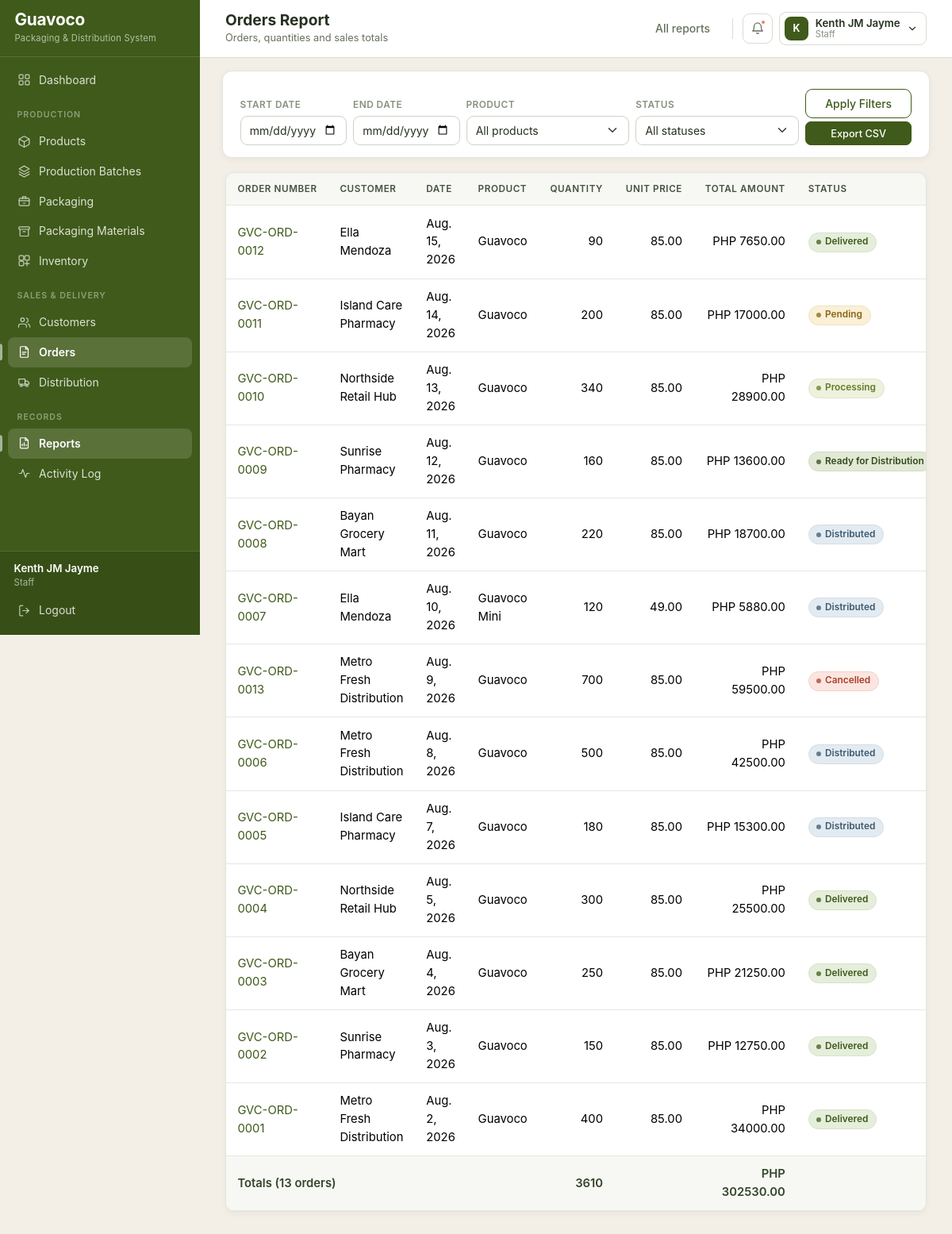
Screenshot of /reports/orders/ (signed in) with the database file from the repository.
### core/models.py (models this page shows, shortened)
class Order(models.Model):
    STATUS_PENDING = 'Pending'
    STATUS_PROCESSING = 'Processing'
    STATUS_READY = 'Ready for Distribution'
    STATUS_DISTRIBUTED = 'Distributed'
    STATUS_DELIVERED = 'Delivered'
    STATUS_CANCELLED = 'Cancelled'
    STATUS_CHOICES = [
        (STATUS_PENDING, STATUS_PENDING),
        (STATUS_PROCESSING, STATUS_PROCESSING),
        (STATUS_READY, STATUS_READY),
        (STATUS_DISTRIBUTED, STATUS_DISTRIBUTED),
        (STATUS_DELIVERED, STATUS_DELIVERED),
        (STATUS_CANCELLED, STATUS_CANCELLED),
    ]
    CLOSED_STATUSES = [STATUS_DISTRIBUTED, STATUS_DELIVERED, STATUS_CANCELLED]
    order_number = models.CharField(max_length=30, unique=True, blank=True)
    customer = models.ForeignKey(Customer, on_delete=models.PROTECT, related_name='orders')
    order_date = models.DateField(default=timezone.localdate)
    product = models.ForeignKey(Product, on_delete=models.PROTECT, related_name='orders')
    quantity = models.PositiveIntegerField(validators=[MinValueValidator(1)])
    unit_price = models.DecimalField(
        max_digits=10, decimal_places=2, validators=[MinValueValidator(0)]
    )
    total_amount = models.DecimalField(max_digits=12, decimal_places=2, default=0)
    status = models.CharField(max_length=30, choices=STATUS_CHOICES, default=STATUS_PENDING)
    notes = models.TextField(blank=True)
    created_at = models.DateTimeField(auto_now_add=True)
    class Meta:
        ordering = ['-order_date', '-id']

class Customer(models.Model):
    TYPE_CHOICES = [
        ('Distributor', 'Distributor'),
        ('Retailer', 'Retailer'),
        ('Pharmacy', 'Pharmacy'),
        ('Grocery Store', 'Grocery Store'),
        ('Direct Customer', 'Direct Customer'),
    ]
    customer_id = models.CharField(max_length=30, unique=True, blank=True)
    business_name = models.CharField(max_length=150)
    contact_person = models.CharField(max_length=100)
    phone_number = models.CharField(max_length=30)
    email = models.EmailField(blank=True)
    address = models.TextField(blank=True)
    customer_type = models.CharField(max_length=30, choices=TYPE_CHOICES, default='Distributor')
    is_active = models.BooleanField(default=True)
    created_at = models.DateTimeField(auto_now_add=True)
    class Meta:
        ordering = ['business_name']

class Product(models.Model):
    name = models.CharField(max_length=100)
    sku = models.CharField('SKU', max_length=50, unique=True)
    description = models.TextField(blank=True)
    size = models.CharField('Product size', max_length=50, help_text='For example: 100g tube')
    selling_price = models.DecimalField(
        max_digits=10, decimal_places=2, validators=[MinValueValidator(0)]
    )
    reorder_level = models.PositiveIntegerField(
        default=100, help_text='Warn when available stock falls to this level.'
    )
    is_active = models.BooleanField(default=True)
    created_at = models.DateTimeField(auto_now_add=True)
    class Meta:
        ordering = ['name']
    @property
    def current_stock(self):
        total = self.inventory_rows.aggregate(total=models.Sum('quantity_available'))['total']
        return total or 0
    @property
    def is_low_stock(self):
        return self.current_stock <= self.reorder_level

### core/views/reports.py (the view, shortened to what this page needs)
# urls.py: path('reports/orders/', reports.orders_report, name='orders_report'),
@login_required
def orders_report(request):
    filters = read_filters(request)
    orders = Order.objects.select_related('customer', 'product')
    orders = apply_date_range(orders, 'order_date', filters)
    if filters['product']:
        orders = orders.filter(product_id=filters['product'])
    if filters['status']:
        orders = orders.filter(status=filters['status'])
    totals = orders.aggregate(quantity=Sum('quantity'), amount=Sum('total_amount'))
    context = base_context('Orders Report', filters, Order.STATUS_CHOICES)
    context.update({'orders': orders, 'totals': totals})
    return render(request, 'reports/orders_report.html', context)

### core/context_processors.py (called while the page is built)
def user_role(request):
    if not hasattr(request, 'user'):
        return {}
    admin = is_administrator(request.user)
    url_name = getattr(request.resolver_match, 'url_name', '') if request.resolver_match else ''
    return {
        'is_admin': admin,
        'user_role': 'Administrator' if admin else 'Staff',
        'page_subtitle': PAGE_SUBTITLES.get(url_name, ''),
    }

def alerts(request):
    if not hasattr(request, 'user') or not request.user.is_authenticated:
        return {}
    from .models import Inventory, PackagingMaterial, Product
    low_products = [p for p in Product.objects.filter(is_active=True) if p.is_low_stock]
    low_materials = [m for m in PackagingMaterial.objects.filter(is_active=True)
                     if m.is_low_stock]
    today = timezone.localdate()
    expiring = list(
        Inventory.objects.filter(
            quantity_available__gt=0,
            expiration_date__lte=today + timedelta(days=30),
        ).select_related('batch', 'product').order_by('expiration_date')[:5]
    )
    return {
        'alert_low_products': low_products[:5],
        'alert_low_materials': low_materials[:5],
        'alert_expiring': expiring,
        'alert_count': len(low_products) + len(low_materials) + len(expiring),
    }

### core/models.py (called while the page is built)
def expiry_state_for(expiration_date):
    if expiration_date is None:
        return 'Safe'
    days_left = (expiration_date - timezone.localdate()).days
    if days_left < 0:
        return 'Expired'
    if days_left <= 30:
        return 'Expiring in 30 Days'
    if days_left <= 60:
        return 'Expiring in 60 Days'
    return 'Safe'

    @property
    def is_low_stock(self):
        return self.quantity_available <= self.reorder_level

    @property
    def expiry_state(self):
        return expiry_state_for(self.expiration_date)

### core/permissions.py (called while the page is built)
def is_administrator(user):
    return user.is_authenticated and (
        user.is_superuser or user.groups.filter(name=ADMIN_GROUP).exists()
    )

### core/templatetags/guavoco_extras.py (called while the page is built)
@register.filter
def badge(status):
    return BADGE_TONES.get(str(status), 'neutral')

### core/views/reports.py (called while the page is built)
def read_filters(request):
    return {
        'start': request.GET.get('start', ''),
        'end': request.GET.get('end', ''),
        'product': request.GET.get('product', ''),
        'status': request.GET.get('status', ''),
    }

def base_context(title, filters, status_choices=None):
    return {
        'page_title': title,
        'filters': filters,
        'products': Product.objects.all(),
        'status_choices': status_choices or [],
    }

### templates/reports/orders_report.html
{% extends "base.html" %}
{% load guavoco_extras %}
{% block header_actions %}
    <a href="{% url 'report_index' %}" class="btn btn-link">All reports</a>
{% endblock %}
{% block content %}
{% include "reports/_filter_bar.html" %}
<div class="table-scroll">
    <table class="table table-sm table-hover align-middle">
        <thead>
            <tr>
                <th>Order Number</th><th>Customer</th><th>Date</th><th>Product</th>
                <th class="text-end">Quantity</th><th class="text-end">Unit Price</th>
                <th class="text-end">Total Amount</th><th>Status</th>
            </tr>
        </thead>
        <tbody>
            {% for order in orders %}
                <tr>
                    <td><a href="{% url 'order_detail' order.pk %}">{{ order.order_number }}</a></td>
                    <td>{{ order.customer.business_name }}</td>
                    <td>{{ order.order_date }}</td>
                    <td>{{ order.product.name }}</td>
                    <td class="text-end">{{ order.quantity }}</td>
                    <td class="text-end">{{ order.unit_price|floatformat:2 }}</td>
                    <td class="text-end">PHP {{ order.total_amount|floatformat:2 }}</td>
                    <td>{% include "components/status_badge.html" with status=order.status %}</td>
                </tr>
            {% empty %}
                <tr><td colspan="8" class="empty-state">No orders match these filters.</td></tr>
            {% endfor %}
        </tbody>
        {% if orders %}
            <tfoot>
                <tr class="fw-semibold">
                    <td colspan="4">Totals ({{ orders|length }} orders)</td>
                    <td class="text-end">{{ totals.quantity|default:0 }}</td>
                    <td></td>
                    <td class="text-end">PHP {{ totals.amount|default:0|floatformat:2 }}</td>
                    <td></td>
                </tr>
            </tfoot>
        {% endif %}
    </table>
</div>
{% endblock %}

### templates/base.html (shortened to what this page needs)
{% load static %}
<!DOCTYPE html>
<html lang="en">
<head>
    <link rel="stylesheet" href="{% static 'vendor/bootstrap.min.css' %}">
    <link rel="stylesheet" href="{% static 'css/guavoco-theme.css' %}">
</head>
<body>
<nav class="sidebar">
    <div class="brand">
        <div>
            <div class="brand-name">Guavoco</div>
            <small class="brand-subtitle">Packaging &amp; Distribution System</small>
        </div>
    </div>
    <div class="collapse sidebar-body" id="sidebarBody">
        <ul class="nav flex-column sidebar-menu">
            <li class="nav-item">
                <a class="nav-link {% if request.resolver_match.url_name == 'dashboard' %}active{% endif %}"
                   href="{% url 'dashboard' %}">
                    <svg class="gv-icon"><use href="#i-grid"></use></svg> Dashboard
                </a>
            </li>
            <li class="nav-section">Production</li>
            <li class="nav-item">
                <a class="nav-link {% if 'product' in request.resolver_match.url_name %}active{% endif %}"
                   href="{% url 'product_list' %}">
                    <svg class="gv-icon"><use href="#i-package"></use></svg> Products
                </a>
            </li>
            <li class="nav-item">
                <a class="nav-link {% if 'batch' in request.resolver_match.url_name %}active{% endif %}"
                   href="{% url 'batch_list' %}">
                    <svg class="gv-icon"><use href="#i-layers"></use></svg> Production Batches
                </a>
            </li>
            <li class="nav-item">
                <a class="nav-link {% if 'packaging' in request.resolver_match.url_name %}active{% endif %}"
                   href="{% url 'packaging_list' %}">
                    <svg class="gv-icon"><use href="#i-box"></use></svg> Packaging
                </a>
            </li>
            <li class="nav-item">
                <a class="nav-link {% if 'material' in request.resolver_match.url_name %}active{% endif %}"
                   href="{% url 'material_list' %}">
                    <svg class="gv-icon"><use href="#i-archive"></use></svg> Packaging Materials
                </a>
            </li>
            <li class="nav-item">
                <a class="nav-link {% if 'inventory' in request.resolver_match.url_name %}active{% endif %}"
                   href="{% url 'inventory_list' %}">
                    <svg class="gv-icon"><use href="#i-inventory"></use></svg> Inventory
                </a>
            </li>
            <li class="nav-section">Sales &amp; Delivery</li>
            <li class="nav-item">
                <a class="nav-link {% if 'customer' in request.resolver_match.url_name %}active{% endif %}"
                   href="{% url 'customer_list' %}">
                    <svg class="gv-icon"><use href="#i-users"></use></svg> Customers
                </a>
            </li>
            <li class="nav-item">
                <a class="nav-link {% if 'order' in request.resolver_match.url_name %}active{% endif %}"
                   href="{% url 'order_list' %}">
                    <svg class="gv-icon"><use href="#i-orders"></use></svg> Orders
                </a>
            </li>
            <li class="nav-item">
                <a class="nav-link {% if 'distribut' in request.resolver_match.url_name or 'delivery' in request.resolver_match.url_name %}active{% endif %}"
                   href="{% url 'distribution_list' %}">
                    <svg class="gv-icon"><use href="#i-truck"></use></svg> Distribution
                </a>
            </li>
            <li class="nav-section">Records</li>
            <li class="nav-item">
                <a class="nav-link {% if 'report' in request.resolver_match.url_name or 'traceability' in request.resolver_match.url_name %}active{% endif %}"
                   href="{% url 'report_index' %}">
                    <svg class="gv-icon"><use href="#i-report"></use></svg> Reports
                </a>
            </li>
            <li class="nav-item">
                <a class="nav-link {% if request.resolver_match.url_name == 'activity_log' %}active{% endif %}"
                   href="{% url 'activity_log' %}">
                    <svg class="gv-icon"><use href="#i-activity"></use></svg> Activity Log
                </a>
            </li>
        </ul>
        <div class="sidebar-footer">
            <div class="px-2">
                <div class="account-name">{{ user.get_full_name|default:user.username }}</div>
                <div class="account-role">{{ user_role }}</div>
            </div>
            <form method="post" action="{% url 'logout' %}">
                <button type="submit" class="nav-link">
                    <svg class="gv-icon"><use href="#i-logout"></use></svg> Logout
                </button>
            </form>
        </div>
    </div>
</nav>
<div class="app-shell">
    <header class="topbar">
        <div class="topbar-titles">
            <h1 class="page-title">{% block heading %}{{ page_title }}{% endblock %}</h1>
            {% block subtitle %}
                {% if page_subtitle %}<p class="page-subtitle">{{ page_subtitle }}</p>{% endif %}
            {% endblock %}
        </div>
        <div class="topbar-actions">
            {% block header_actions %}{% endblock %}
            <div class="dropdown">
                <a class="topbar-bell" href="#" role="button" data-bs-toggle="dropdown"
                   aria-expanded="false" aria-label="Notifications">
                    <svg class="gv-icon"><use href="#i-bell"></use></svg>
                    {% if alert_count %}<span class="bell-dot"></span>{% endif %}
                </a>
            </div>
            <div class="dropdown">
                <a class="user-chip" href="#" role="button" data-bs-toggle="dropdown"
                   aria-expanded="false">
                    <span class="user-avatar">
                        {{ user.get_full_name|default:user.username|slice:":1"|upper }}
                    </span>
                    <span>
                        <span class="user-name d-block">
                            {{ user.get_full_name|default:user.username }}
                        </span>
                        <span class="user-role d-block">{{ user_role }}</span>
                    </span>
                    <svg class="gv-icon" style="width:14px;height:14px;">
                        <use href="#i-chevron-down"></use></svg>
                </a>
            </div>
        </div>
    </header>
    <main class="main-content">
        {% block content %}{% endblock %}
    </main>
</div>
</body>
</html>

### templates/components/status_badge.html (shortened to what this page needs)
{% load guavoco_extras %}<span class="gv-badge gv-badge--{{ status|badge }}">{{ status }}</span>

### rows the page displays
Order: order_number "GVC-ORD-0012", customer.business_name "Ella Mendoza", order_date "Aug. 15, 2026", product.name "Guavoco", quantity "90", unit_price "85.00", total_amount "7650.00", status "Delivered"
Order: order_number "GVC-ORD-0011", customer.business_name "Island Care Pharmacy", order_date "Aug. 14, 2026", product.name "Guavoco", quantity "200", unit_price "85.00", total_amount "17000.00", status "Pending"
Order: order_number "GVC-ORD-0010", customer.business_name "Northside Retail Hub", order_date "Aug. 13, 2026", product.name "Guavoco", quantity "340", unit_price "85.00", total_amount "28900.00", status "Processing"
Order: order_number "GVC-ORD-0009", customer.business_name "Sunrise Pharmacy", order_date "Aug. 12, 2026", product.name "Guavoco", quantity "160", unit_price "85.00", total_amount "13600.00", status "Ready for Distribution"
Order: order_number "GVC-ORD-0008", customer.business_name "Bayan Grocery Mart", order_date "Aug. 11, 2026", product.name "Guavoco", quantity "220", unit_price "85.00", total_amount "18700.00", status "Distributed"
Order: order_number "GVC-ORD-0007", customer.business_name "Ella Mendoza", order_date "Aug. 10, 2026", product.name "Guavoco Mini", quantity "120", unit_price "49.00", total_amount "5880.00", status "Distributed"
Order: order_number "GVC-ORD-0013", customer.business_name "Metro Fresh Distribution", order_date "Aug. 9, 2026", product.name "Guavoco", quantity "700", unit_price "85.00", total_amount "59500.00", status "Cancelled"
Order: order_number "GVC-ORD-0006", customer.business_name "Metro Fresh Distribution", order_date "Aug. 8, 2026", product.name "Guavoco", quantity "500", unit_price "85.00", total_amount "42500.00", status "Distributed"
Order: order_number "GVC-ORD-0005", customer.business_name "Island Care Pharmacy", order_date "Aug. 7, 2026", product.name "Guavoco", quantity "180", unit_price "85.00", total_amount "15300.00", status "Distributed"
Order: order_number "GVC-ORD-0004", customer.business_name "Northside Retail Hub", order_date "Aug. 5, 2026", product.name "Guavoco", quantity "300", unit_price "85.00", total_amount "25500.00", status "Delivered"
Order: order_number "GVC-ORD-0003", customer.business_name "Bayan Grocery Mart", order_date "Aug. 4, 2026", product.name "Guavoco", quantity "250", unit_price "85.00", total_amount "21250.00", status "Delivered"
Order: order_number "GVC-ORD-0002", customer.business_name "Sunrise Pharmacy", order_date "Aug. 3, 2026", product.name "Guavoco", quantity "150", unit_price "85.00", total_amount "12750.00", status "Delivered"
Order: order_number "GVC-ORD-0001", customer.business_name "Metro Fresh Distribution", order_date "Aug. 2, 2026", product.name "Guavoco", quantity "400", unit_price "85.00", total_amount "34000.00", status "Delivered"

### other values shown
{{ user.get_full_name|default:user.username }} "Kenth JM Jayme"
{{ user_role }} "Staff"
{{ page_title }} "Orders Report"
{{ page_subtitle }} "Orders, quantities and sales totals"
{{ user.get_full_name|default:user.username|slice:":1"|upper }} "K"
{{ orders|length }} "13"
{{ totals.quantity|default:0 }} "3610"
{{ totals.amount|default:0|floatformat:2 }} "302530.00"
